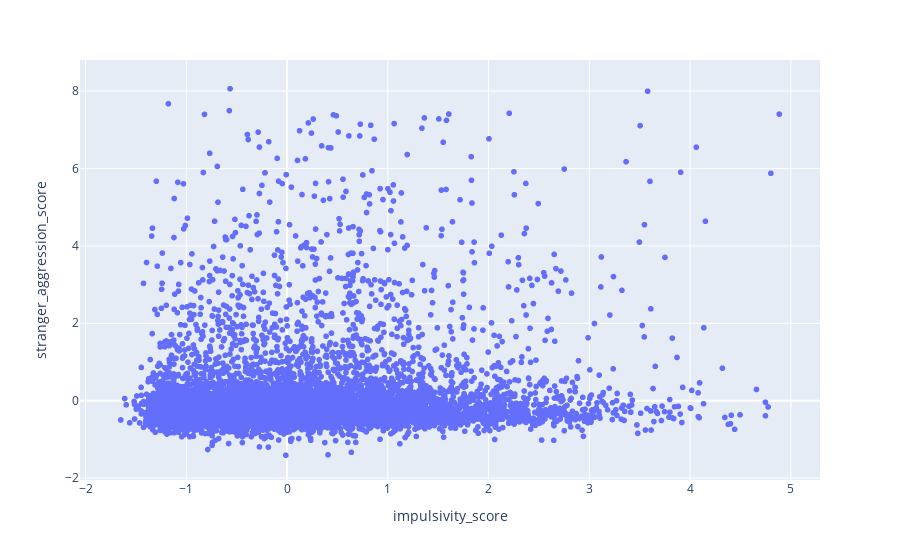

The code cell stored with this chart in its notebook:
### Markdown cell above
### Impulsivity

### Code cell
# display(dogs.groupby('impulsivity_score')['stranger_aggression_score'].mean())
px.scatter(dogs, x='impulsivity_score', y='stranger_aggression_score').show()

A = pd.concat([dogs, pd.cut(dogs['impulsivity_score'], np.linspace(-2, 5, 50)).rename('interval')], axis=1)

B = A.groupby('interval')['stranger_aggression_score'].mean()
axe = sns.barplot(B)

C = pd.concat([A, A.groupby('interval')['stranger_aggression_score'].transform('count').rename('CCC')], axis=1)
axe = sns.stripplot(C.loc[C['CCC'] < 10], x='interval', y='stranger_aggression_score', color='red', ax=axe)
axe.set_xticklabels('')
pass

### Figure 1 — Plotly figure (JSON) as saved in the notebook; plotly's stock layout.template omitted (floating-point values rounded to 4 significant figures; data arrays with more than 128 entries replaced by an {"elided": "..."} marker saying what was removed)
{"data": [{"hovertemplate": "impulsivity_score=%{x}<br>stranger_aggression_score=%{y}<extra></extra>", "legendgroup": "", "marker": {"color": "#636efa", "symbol": "circle"}, "mode": "markers", "name": "", "showlegend": false, "type": "scattergl", "x": {"elided": "15371 float values"}, "xaxis": "x", "y": {"elided": "15371 float values"}, "yaxis": "y"}], "layout": {"legend": {"tracegroupgap": 0}, "margin": {"t": 60}, "xaxis": {"anchor": "y", "domain": [0, 1], "title": {"text": "impulsivity_score"}}, "yaxis": {"anchor": "x", "domain": [0, 1], "title": {"text": "stranger_aggression_score"}}}}
